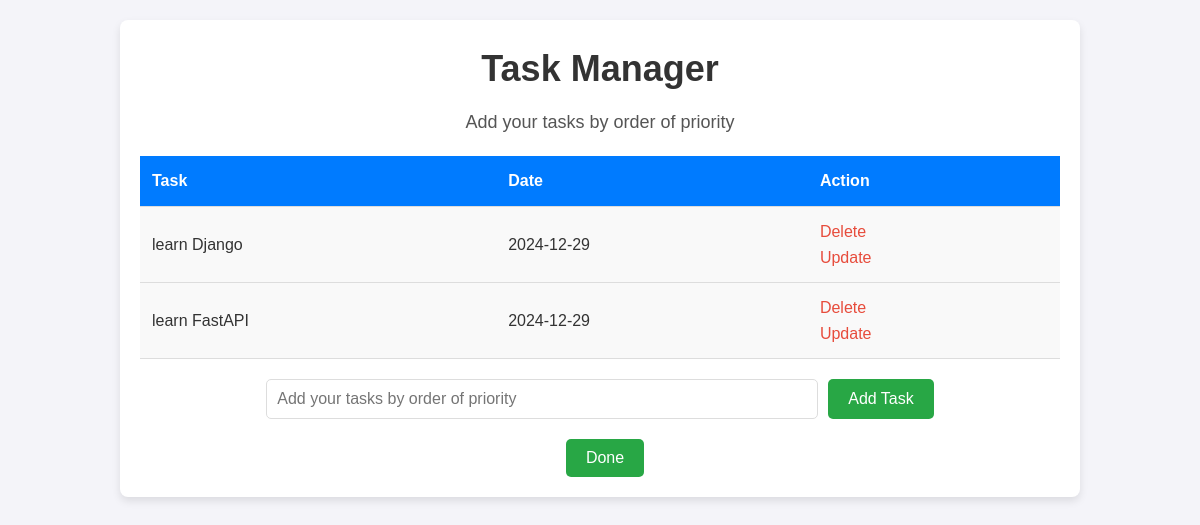
The page / on the database its author committed.
### main.py (models this page shows, shortened)
class Todo(db.Model):
    id = db.Column(db.Integer, primary_key=True)
    content = db.Column(db.String(200), nullable=False)
    date = db.Column(db.DateTime, default=datetime.now())

### main.py (the view, shortened to what this page needs)
@app.route('/', methods=['POST', 'GET'])
def index():
    tasks = Todo.query.order_by(Todo.date).all() # this is a Todo object (db.Model) (tasks[0] is the earliest and the most prioritized)
    tasks_list = [task.content for task in tasks] #this is a list of strings (tasks[0] is the earliest and the most prioritized)
    stringifiedtasklist = ', '.join(tasks_list) #this is a string containing a list of strings
    session['tasks_list'] = stringifiedtasklist
    return render_template('index.html', tasks=tasks)

### templates/index.html (shortened to what this page needs)
{% extends 'base.html' %}
{% block body %}
<div class="content">
    <h1 style="text-align:center">Task Manager</h1>
    <p style="text-align:center">Add your tasks by order of priority</p>
    {% if tasks|length < 1 %}
        <h4 style="text-align:center">There are no tasks. Please add one or more</h4>
    {% else %}
        <table>
            <tr>
                <th>Task</th>
                <th>Date</th>
                <th>Action</th>
            </tr>
            {% for task in tasks %}
            <tr>
                <td>{{ task.content }}</td>
                <td>{{ task.date.date() }}</td>
                <td>
                    <a href="/delete/{{ task.id }}">Delete</a><br>
                    <a href="/update/{{ task.id }}">Update</a>
                </td>
            </tr>
            {% endfor %}
        </table>
    {% endif %}
    <form action="/" method="POST">
        <input type="text" name="content" id="content" placeholder="Add your tasks by order of priority">
        <input type="submit" value="Add Task">
    </form>
    <form action="/finalize_tasks" method="POST">
        <input type="submit" value="Done">
    </form>
</div>
{% endblock %}

### static/css/main.css (style rules this page uses)
* { margin: 0; padding: 0; box-sizing: border-box; }
body { font-family: 'Arial', sans-serif; background-color: #f4f4f9; color: #333; line-height: 1.6; }
.content { width: 80%; margin: 20px auto; background-color: #fff; padding: 20px; border-radius: 8px; box-shadow: 0 4px 8px rgba(0, 0, 0, 0.1); }
h1 { font-size: 36px; color: #333; margin-bottom: 10px; }
p { font-size: 18px; color: #555; margin-bottom: 20px; }
table { width: 100%; border-collapse: collapse; margin-bottom: 20px; }
th, td { padding: 12px; text-align: left; border-bottom: 1px solid #ddd; }
th { background-color: #007bff; color: #fff; font-weight: bold; }
td { background-color: #f9f9f9; }
td a { color: #e74c3c; text-decoration: none; margin-right: 10px; }
form { display: flex; justify-content: center; margin-top: 20px; }
form input[type="text"] { padding: 10px; width: 60%; border: 1px solid #ddd; border-radius: 5px; font-size: 16px; }
form input[type="submit"] { padding: 10px 20px; margin-left: 10px; background-color: #28a745; border: none; color: white; font-size: 16px; border-radius: 5px; cursor: pointer; transition: background-color 0.3s; }

### rows shown on the page
Todo: content "learn Django", date "2024-12-29"
Todo: content "learn FastAPI", date "2024-12-29"
